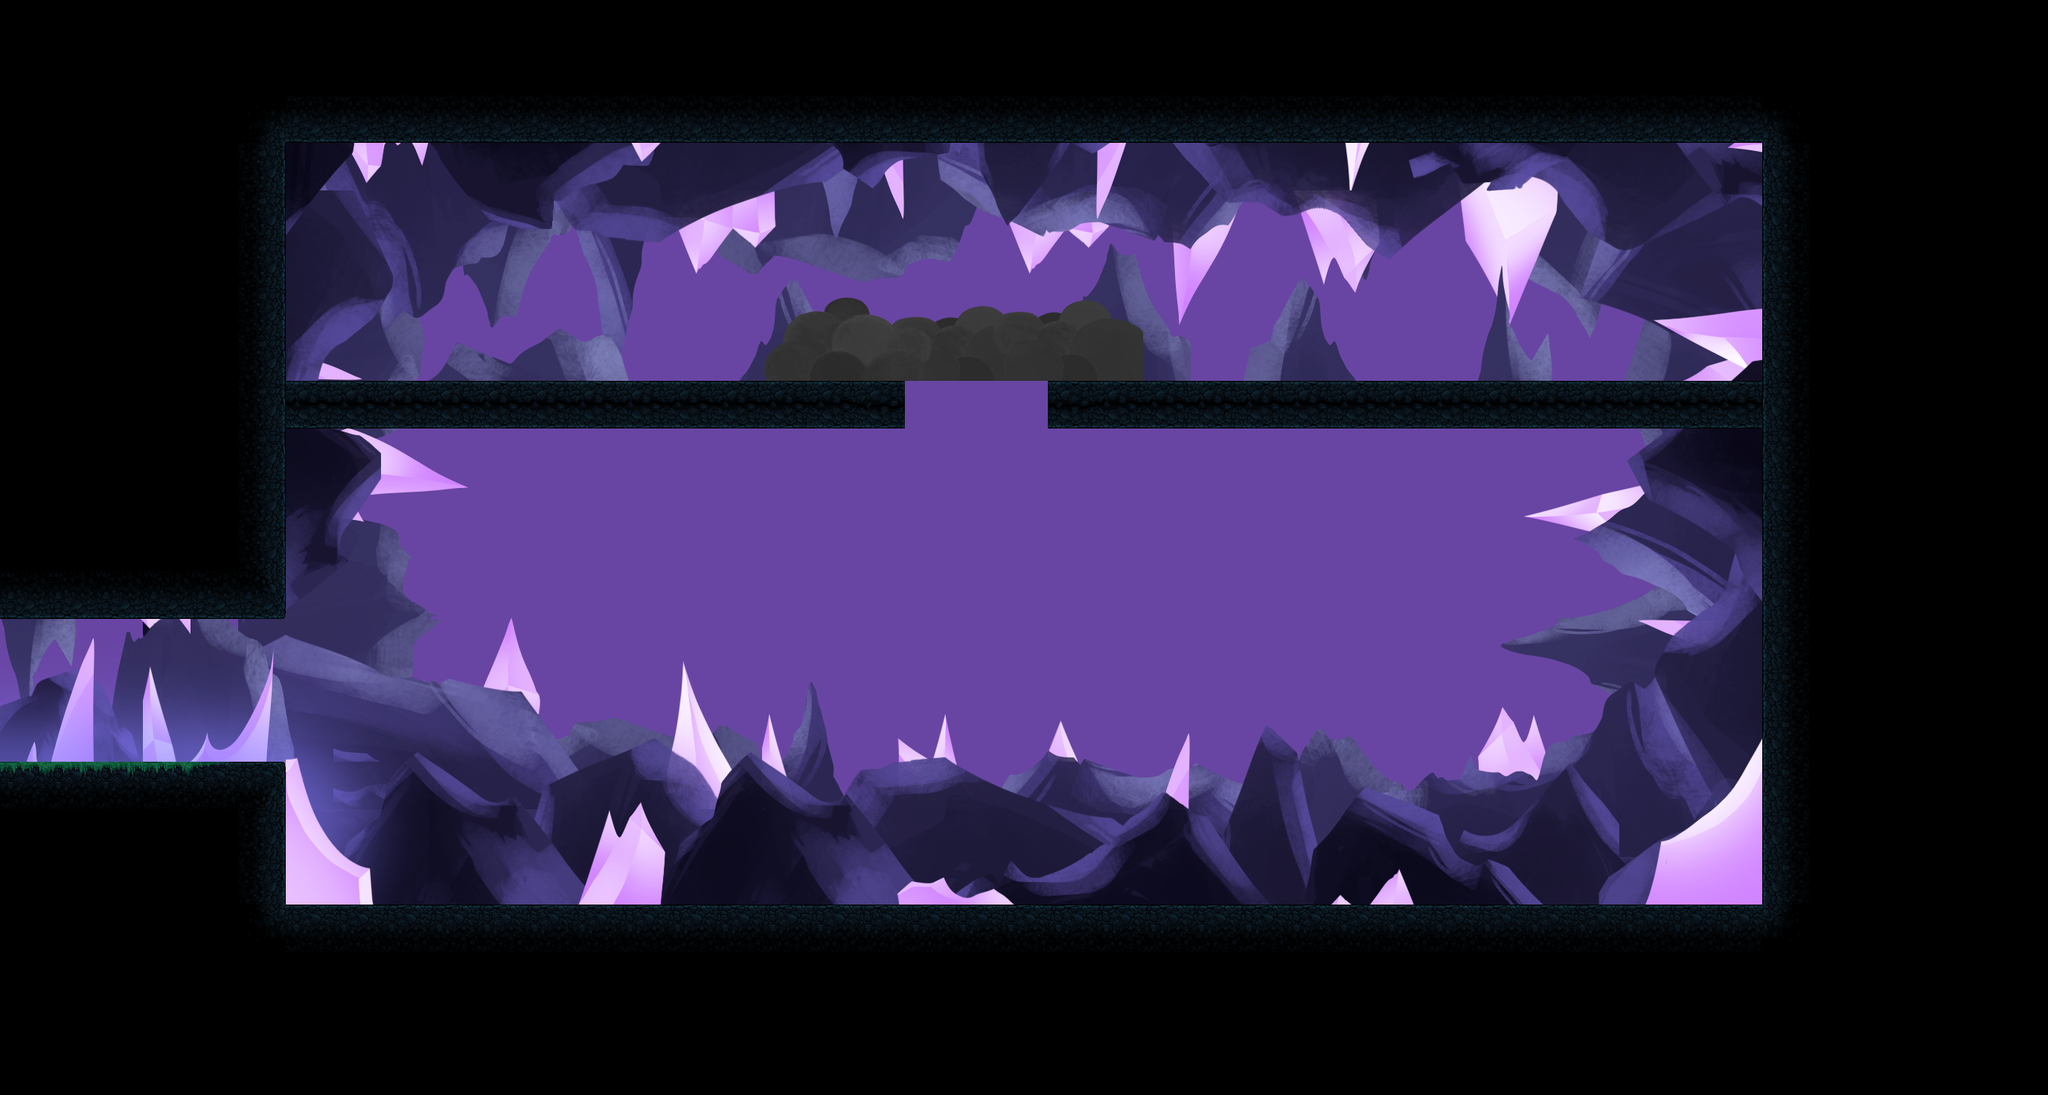

This is a level from a 2D game, rendered from its Tiled map with the project's own tilesets. A one-line summary and the map file follow, with tile-layer data summarised:
An orthogonal 43x23 tile map with 64x64 px tiles, 9 tile layers (Background, Fourth Layer, Rocks Third Layer, Rocks Second Layer, ...), 2 hidden layers not drawn, 20 tilesets and 12 objects (Exit, Broodheart, Door, Plate).

<map version="1.10" tiledversion="1.11.0" orientation="orthogonal" renderorder="right-down" width="43" height="23" tilewidth="64" tileheight="64" infinite="0" nextlayerid="86" nextobjectid="1624">
 <tileset firstgid="1" name="tiles_cave" tilewidth="64" tileheight="64" tilecount="100" columns="10">
  <image source="../Props/tiles_cave.png" width="640" height="640" />
 </tileset>
 <tileset firstgid="101" name="rocas1" tilewidth="64" tileheight="64" tilecount="480" columns="30">
  <image source="../Environment/rocas1.png" width="1920" height="1080" />
 </tileset>
 <tileset firstgid="581" name="rocas2" tilewidth="64" tileheight="64" tilecount="480" columns="30">
  <image source="../Environment/rocas2.png" width="1920" height="1080" />
 </tileset>
 <tileset firstgid="1061" name="rocas3" tilewidth="64" tileheight="64" tilecount="480" columns="30">
  <image source="../Environment/rocas3.png" width="1920" height="1080" />
 </tileset>
 <tileset firstgid="1541" name="Fondo_cueva" tilewidth="64" tileheight="64" tilecount="480" columns="30">
  <image source="../Environment/Fondo_cueva.png" width="1920" height="1080" />
 </tileset>
 <tileset firstgid="2021" name="niebla_fondo" tilewidth="64" tileheight="64" tilecount="480" columns="30">
  <image source="../Environment/niebla_fondo.png" width="1920" height="1080" />
 </tileset>
 <tileset firstgid="2501" name="piedras_columnas0" tilewidth="64" tileheight="64" tilecount="480" columns="30">
  <image source="../Environment/piedras_columnas0.png" width="1920" height="1080" />
 </tileset>
 <tileset firstgid="2981" name="piedras0" tilewidth="64" tileheight="64" tilecount="480" columns="30">
  <image source="../Environment/piedras0.png" width="1920" height="1080" />
 </tileset>
 <tileset firstgid="3461" name="spike3" tilewidth="64" tileheight="64" tilecount="4" columns="2">
  <image source="../Props/spike3.png" width="128" height="128" />
 </tileset>
 <tileset firstgid="3465" name="SecretCave_Background_Fog" tilewidth="64" tileheight="64" tilecount="480" columns="30">
  <image source="../Environment/SecretCave_Background_Fog.png" width="1920" height="1080" />
 </tileset>
 <tileset firstgid="3945" name="SecretCave_Cristals" tilewidth="64" tileheight="64" tilecount="480" columns="30">
  <image source="../Environment/SecretCave_Cristals.png" width="1920" height="1080" />
 </tileset>
 <tileset firstgid="4425" name="SecretCave_Fog1" tilewidth="64" tileheight="64" tilecount="480" columns="30">
  <image source="../Environment/SecretCave_Fog1.png" width="1920" height="1080" />
 </tileset>
 <tileset firstgid="4905" name="SecretCave_Stones1" tilewidth="64" tileheight="64" tilecount="480" columns="30">
  <image source="../Environment/SecretCave_Stones1.png" width="1920" height="1080" />
 </tileset>
 <tileset firstgid="5385" name="SecretCave_Stones2" tilewidth="64" tileheight="64" tilecount="480" columns="30">
  <image source="../Environment/SecretCave_Stones2.png" width="1920" height="1080" />
 </tileset>
 <tileset firstgid="5865" name="SecretCave_Stones3" tilewidth="64" tileheight="64" tilecount="480" columns="30">
  <image source="../Environment/SecretCave_Stones3.png" width="1920" height="1080" />
 </tileset>
 <tileset firstgid="6345" name="SecretCave_Stones4" tilewidth="64" tileheight="64" tilecount="480" columns="30">
  <image source="../Environment/SecretCave_Stones4.png" width="1920" height="1080" />
 </tileset>
 <tileset firstgid="6825" name="SecretCave_Background1" tilewidth="64" tileheight="64" tilecount="480" columns="30">
  <image source="../Environment/SecretCave_Background1.png" width="1920" height="1080" />
 </tileset>
 <tileset firstgid="7305" name="SecretCave_Fog2" tilewidth="64" tileheight="64" tilecount="480" columns="30">
  <image source="../Environment/SecretCave_Fog2.png" width="1920" height="1080" />
 </tileset>
 <tileset firstgid="7785" name="MapMetadata" tilewidth="64" tileheight="64" tilecount="2" columns="2">
  <image source="MapMetadata.png" width="128" height="64" />
 </tileset>
 <tileset firstgid="7787" name="Bolas(128x530)" tilewidth="64" tileheight="64" tilecount="16" columns="8">
  <image source="../Props/Bolas(128x530).png" width="512" height="128" />
 </tileset>
 <layer id="44" name="Background" width="43" height="23" parallaxx="0" parallaxy="0">
  <properties>
   <property name="Draw" type="bool" value="true" />
  </properties>
  <data>[989 cells, 593 non-empty, 40 distinct tile ids]</data>
 </layer>
 <layer id="75" name="Background Fog" width="43" height="23" visible="0">
  <properties>
   <property name="Draw" type="bool" value="true" />
  </properties>
  <data>[989 cells, 247 non-empty, 199 distinct tile ids]</data>
 </layer>
 <layer id="76" name="Fourth Layer" width="43" height="23">
  <properties>
   <property name="Draw" type="bool" value="true" />
  </properties>
  <data>[989 cells, 293 non-empty, 182 distinct tile ids]</data>
 </layer>
 <layer id="48" name="Rocks Third Layer" width="43" height="23" parallaxx="0" parallaxy="0">
  <properties>
   <property name="Draw" type="bool" value="true" />
  </properties>
  <data>[989 cells, 363 non-empty, 288 distinct tile ids]</data>
 </layer>
 <layer id="47" name="Rocks Second Layer" width="43" height="23" parallaxx="0" parallaxy="0">
  <properties>
   <property name="Draw" type="bool" value="true" />
  </properties>
  <data>[989 cells, 345 non-empty, 244 distinct tile ids]</data>
 </layer>
 <layer id="45" name="Rocks First Layer" width="43" height="23" parallaxx="0" parallaxy="0">
  <properties>
   <property name="Draw" type="bool" value="true" />
  </properties>
  <data>[989 cells, 396 non-empty, 284 distinct tile ids]</data>
 </layer>
 <layer id="69" name="Lights" width="43" height="23">
  <properties>
   <property name="Draw" type="bool" value="true" />
  </properties>
  <data>[989 cells, 31 non-empty, 31 distinct tile ids]</data>
 </layer>
 <layer id="77" name="Fog1" width="43" height="23">
  <properties>
   <property name="Draw" type="bool" value="true" />
  </properties>
  <data>[989 cells, 63 non-empty, 63 distinct tile ids]</data>
 </layer>
 <layer id="23" name="Platforms" width="43" height="23" parallaxx="0" parallaxy="0">
  <properties>
   <property name="Draw" type="bool" value="true" />
   <property name="Forward" type="bool" value="false" />
  </properties>
  <data>[989 cells, 472 non-empty, 68 distinct tile ids]</data>
 </layer>
 <layer id="54" name="Forward_Layer" width="43" height="23" parallaxx="0" parallaxy="0">
  <properties>
   <property name="Draw" type="bool" value="true" />
   <property name="Forward" type="bool" value="true" />
  </properties>
  <data>[989 cells, 0 non-empty, 0 distinct tile ids]</data>
 </layer>
 <layer id="81" name="Navigation" width="43" height="23" visible="0">
  <properties>
   <property name="Navigation" type="bool" value="true" />
  </properties>
  <data>[989 cells, 98 non-empty, 1 distinct tile ids]</data>
 </layer>
 <objectgroup id="25" name="Doors">
  <properties>
   <property name="Doors" type="bool" value="true" />
  </properties>
  <object id="1597" name="Exit" x="64" y="832" height="192">
   <properties>
    <property name="PlayerPosX" type="int" value="3260" />
    <property name="PlayerPosY" type="int" value="1430" />
    <property name="TargetScene" type="int" value="31" />
   </properties>
  </object>
 </objectgroup>
 <objectgroup id="79" name="Props" />
 <objectgroup id="26" name="Collisions">
  <object id="1402" x="384" y="1216" width="1984" />
  </objectgroup>
 <objectgroup id="85" name="Wall">
  <!-- 7 objects omitted --></objectgroup>
 <objectgroup id="84" name="Spikes" />
 <objectgroup id="80" name="Enemies">
  <!-- 5 objects omitted --></objectgroup>
 <objectgroup id="82" name="PressureSystem">
  <!-- 4 objects omitted --></objectgroup>
 <objectgroup id="83" name="Props" />
 <objectgroup id="58" name="Wall">
  <!-- 2 objects omitted --></objectgroup>
</map>
<!-- 10 of 12 objects omitted -->